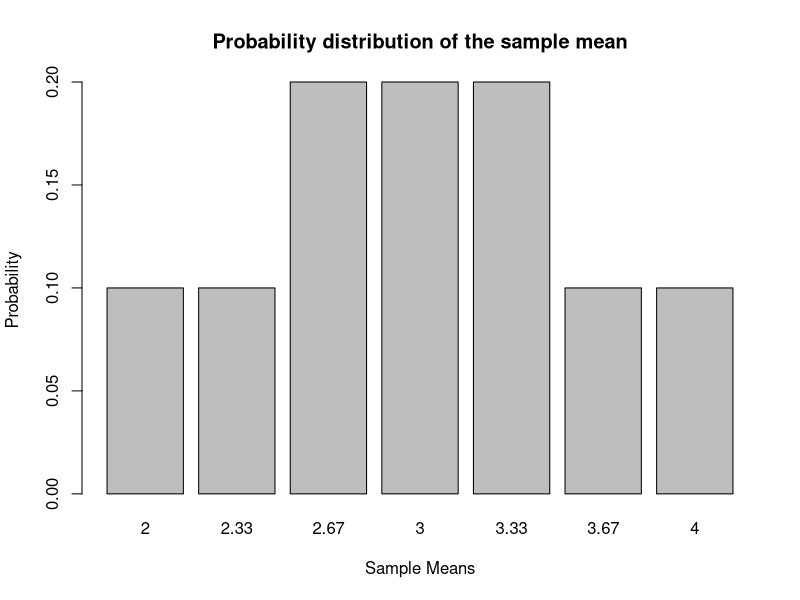
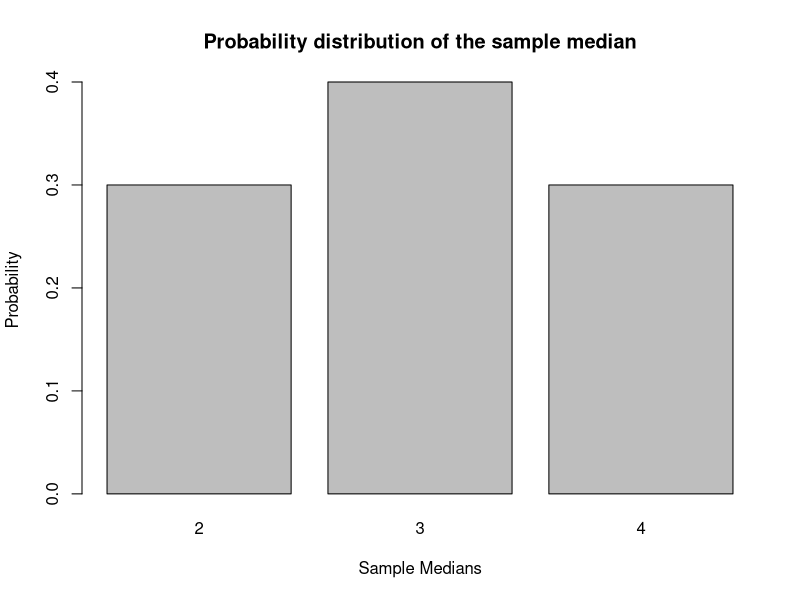

Recreate these plots in R, in order. (Note: this script raises an error after producing the figures.)
# sampling and hypothesis tests

# question 1 --------------------------------------------------------------

box <- 1:5
choose(5,3)

combs <-combn(box, 3)
rownames(combs) <- c("Ball1","Ball2","Ball3")
combs

colSums(combs)

sMeans <- round(colSums(combs)/3,2)
table(sMeans)

barplot(table(sMeans)/10, xlab="Sample Means", ylab="Probability", main="Probability distribution of the sample mean")

combs

sMeds <- combs[2,]
table(sMeds)

barplot(table(sMeds)/10, xlab="Sample Medians", ylab="Probability", main="Probability distribution of the sample median")

mean(sMeans)
mean(sMeds)

sum((sMeans)^2 * 1/10) - (mean(sMeans))^2
sum((sMeds)^2 * 1/10) - (mean(sMeds))^2


# question 2 --------------------------------------------------------------

die <- c(1,2,3,4,5,6)
m <- mean(die)
m

Esum <- m * 2 * 100
Esum

SD <- sqrt(sum((die - m)^2/6))
SD

SE <- sqrt(2 * 100) * SD
SE

q1 <- qnorm(0.005)
q2 <- qnorm(0.995)
q1
q2

pnorm(q2) - pnorm(q1)

CI <- c(630+q1*SE, 630+q2*SE)
CI

# question 3  -------------------------------------------------------------

O <- matrix(c(19,497,53,829), 2, 2)
O

E <- matrix(c(72 * 516/1398, 1326 * 516/1398, 72 * 882/1398, 1326 * 882/1398), 2, 2)
E

chi2 <- sum((O-E)^2/E)
chi2

pchisq(chi2, df=1, lower.tail=FALSE)

chisq.test(O)
chisq.test(O, correct=FALSE)


# question 4 --------------------------------------------------------------

rain<-c(139,130,131,141,140,125,132)
chisq.test(rain)

chisq.test(rain*16)

# question 5 --------------------------------------------------------------

bottles <- c(101, 103, 98, 104, 99, 103, 106, 104, 102, 100)

sum(bottles)/10
m <- mean(bottles)
m

sqrt(sum((bottles-m)^2/9))

SD <- sd(bottles)

SE <- SD/sqrt(10)
SE

t <- (m-100)/SE
t

2*pt(t, df=9, lower.tail=FALSE)

t.test(bottles, mu=100)

t.test(bottles-100)


# question 6 --------------------------------------------------------------

install.packages("datarium")
data(mice2, package="datarium")

data(mice2, package="datarium")
mice2

mice2$diff <- mice2$after - mice2$before
mice2

m <- mean(mice2$diff)
m

SD <- sd(mice2$diff)
SE <- SD/sqrt(nrow(mice2))
SE

t <- (m - 0)/SE
t

pt(t, df=nrow(mice2)-1, lower.tail=FALSE)

t.test(mice2$after, mice2$before, paired=TRUE, alt="greater")


# question 7 --------------------------------------------------------------

O <- c(224, 705)
O

E <- c(0.25 * (224+705), 0.75 * (224+705))
E

chi2 <- sum((O-E)^2/E)
chi2

pchisq(chi2, df=1, lower.tail=FALSE)

chisq.test(O, p=c(1/4, 3/4))

binom.test(O, p=1/4)
